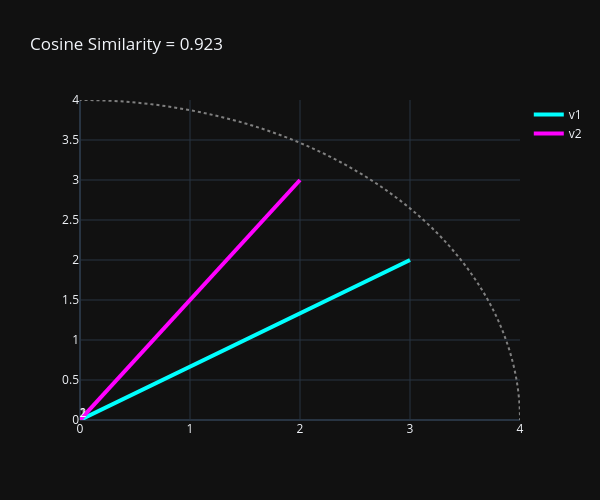

The cell this chart's notebook holds for it:
### Markdown cell above
## 4. 코사인 유사도 - 크기가 아닌 방향(각도)

### Code cell
from numpy import dot
from numpy.linalg import norm

v1 = np.array([3, 2])
v2 = np.array([2, 3])
cos_sim = dot(v1, v2) / (norm(v1) * norm(v2))

fig = go.Figure()
fig.add_trace(go.Scatter(x=[0, v1[0]], y=[0, v1[1]],
                         mode="lines+text", text=["v1"], textposition="top center",
                         line=dict(color="cyan", width=4), name="v1"))
fig.add_trace(go.Scatter(x=[0, v2[0]], y=[0, v2[1]],
                         mode="lines+text", text=["v2"], textposition="top center",
                         line=dict(color="magenta", width=4), name="v2"))
fig.add_shape(type="circle", xref="x", yref="y",
              x0=-4, y0=-4, x1=4, y1=4,
              line=dict(color="gray", dash="dot"))
fig.update_layout(
    title=f"Cosine Similarity = {cos_sim:.3f}",
    xaxis=dict(range=[0,4]), yaxis=dict(range=[0,4]),
    template="plotly_dark", width=600, height=500
)
fig.show()

### Figure 1 — Plotly figure (JSON) as saved in the notebook; plotly's stock layout.template omitted (floating-point values rounded to 4 significant figures)
{"data": [{"line": {"color": "cyan", "width": 4}, "mode": "lines+text", "name": "v1", "text": ["v1"], "textposition": "top center", "x": [0, 3], "y": [0, 2], "type": "scatter"}, {"line": {"color": "magenta", "width": 4}, "mode": "lines+text", "name": "v2", "text": ["v2"], "textposition": "top center", "x": [0, 2], "y": [0, 3], "type": "scatter"}], "layout": {"shapes": [{"line": {"color": "gray", "dash": "dot"}, "type": "circle", "x0": -4, "x1": 4, "xref": "x", "y0": -4, "y1": 4, "yref": "y"}], "xaxis": {"range": [0, 4]}, "yaxis": {"range": [0, 4]}, "title": {"text": "Cosine Similarity = 0.923"}, "width": 600, "height": 500}}
